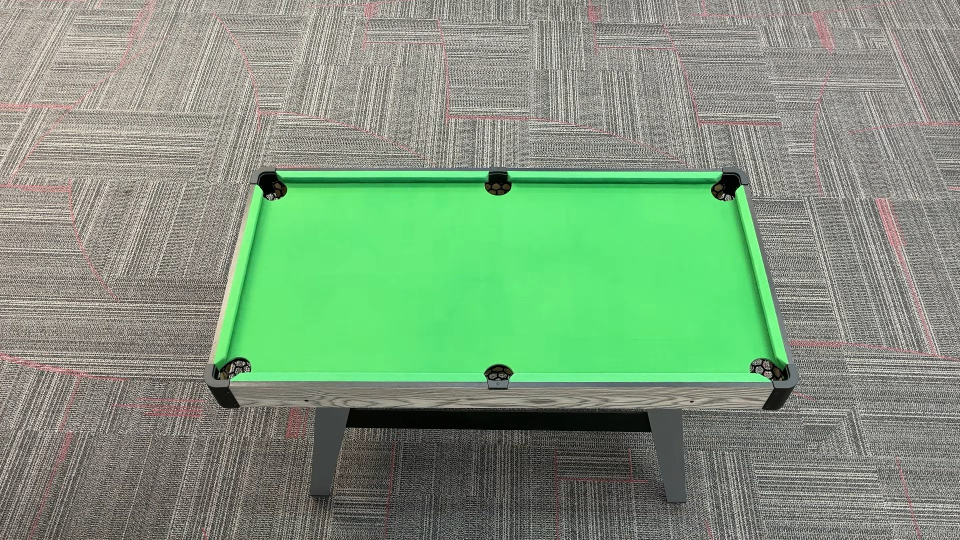
#> input picture runs/2026-02-23_12-07-24/ref.jpeg, 1920 x 1080 px, found by its file name (shown at 1/2 size)
$ python scene_understanding.py
#> lines starting #> are read from the running program, lines starting #| are printed output that depends on the picture; after the words box and inside, x2 and y2 are one past the last pixel; in counts of white or black regions, pixels touching at a corner belong together
#> in main, ref is the input picture: shape (1080, 1920, 3); mean B, G, R 124.5, 152.5, 126.9
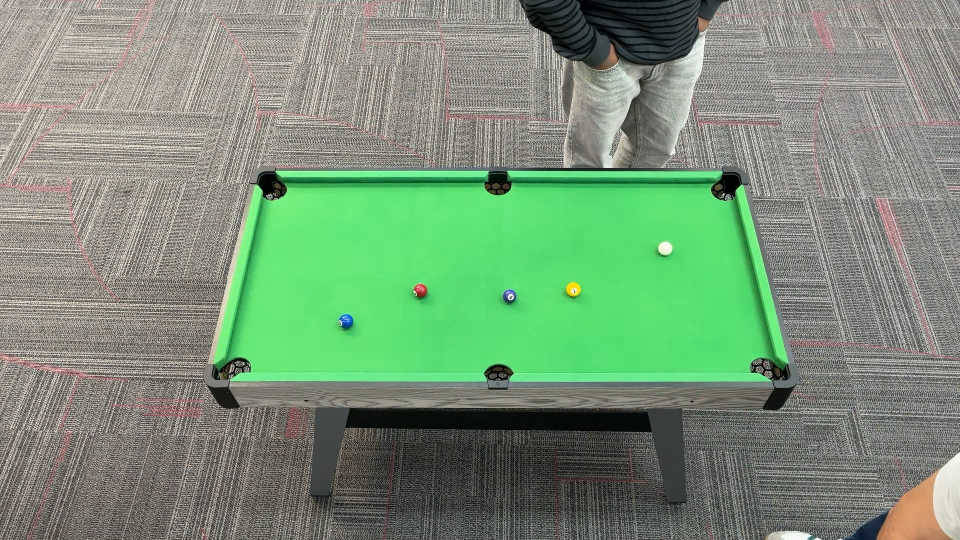
#> input picture runs/2026-02-23_12-07-24/capture_20260223_121004.jpeg, 1920 x 1080 px, found by its file name (shown at 1/2 size)
#> in main, image is the input picture: shape (1080, 1920, 3); mean B, G, R 119.9, 146.5, 121.2
import cv2
import numpy as np
import matplotlib.pyplot as plt
import config


def masking(img):

    # step 1: mask green thresholding
    blurred = cv2.GaussianBlur(img, (7, 7), 0)
    hsv = cv2.cvtColor(blurred, cv2.COLOR_BGR2HSV)
#> hsv: shape (1080, 1920, 3); mean H, S, V 35.6, 48.1, 155.4
    lower_green = np.array([60, 0, 0])
    upper_green = np.array([73, 255, 255])
    mask = cv2.inRange(hsv, lower_green, upper_green)
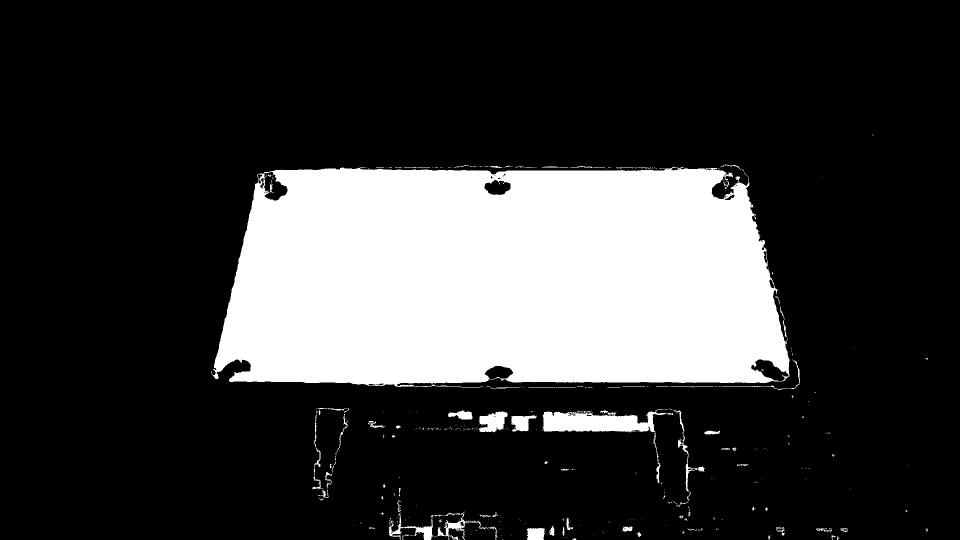
#> mask: shape (1080, 1920) (shown at 1/2 size); 22.4% white; 501 white regions (405 under 20 px), largest, box (x1, y1, x2, y2) and area: (423, 333, 1579, 775) 443965, (1085, 819, 1346, 922) 7418, (958, 823, 1016, 865) 1629
    if mask is None or mask.size == 0:
        print("Error: Could not create mask.")
        return None

    #step 2: morphology open to remove noise
    kernel = cv2.getStructuringElement(cv2.MORPH_ELLIPSE, (15, 15))
    final_mask = cv2.morphologyEx(mask, cv2.MORPH_OPEN, kernel)
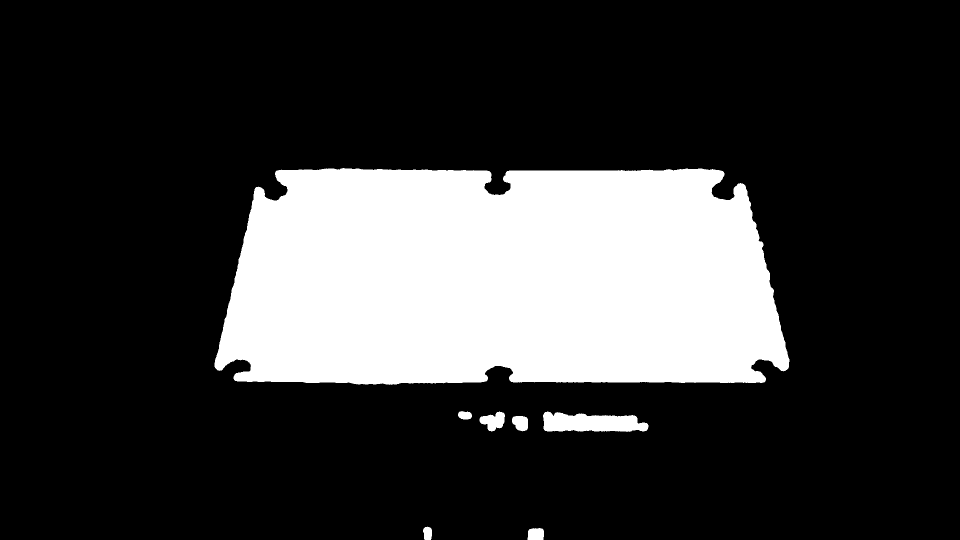
#> final_mask: shape (1080, 1920) (shown at 1/2 size); 21.8% white; 7 white regions

    return final_mask


# [126 lines left out: functions get_table_corners_v1, compute_homography_from_corners, show_hue_histogram, not called in this run]

### DIFFERENT VERSION WITH CANNY + HOUGH ###

def compute_intersection(line1, line2):
    """
    Finds the intersection of two lines given in Hesse normal form (rho, theta).
    Returns [x, y] or None if lines are parallel.
    """
    rho1, theta1 = line1[0]
    rho2, theta2 = line2[0]

    # Set up the linear system:
    # x * cos(theta) + y * sin(theta) = rho
    A = np.array([
        [np.cos(theta1), np.sin(theta1)],
        [np.cos(theta2), np.sin(theta2)]
    ])
    b = np.array([[rho1], [rho2]])

    # If determinant is 0, lines are parallel
    if np.abs(np.linalg.det(A)) < 1e-10:
        return None

    # Solve for [x, y]
    x0, y0 = np.linalg.solve(A, b)
    return [x0[0], y0[0]]

def order_points(pts):
    """
    Orders points in [top-left, top-right, bottom-right, bottom-left] order.
    """
    pts = np.array(pts, dtype="float32")
    rect = np.zeros((4, 2), dtype="float32")

    # Sum of (x, y) - Top-Left has min sum, Bottom-Right has max sum
    s = pts.sum(axis=1)
    rect[0] = pts[np.argmin(s)]
    rect[2] = pts[np.argmax(s)]

    # Diff of (x, y) - Top-Right has min diff (x-y), Bottom-Left has max diff
    diff = np.diff(pts, axis=1)
    rect[1] = pts[np.argmin(diff)]
    rect[3] = pts[np.argmax(diff)]

    return rect


def get_table_corners(image):
    """Detect the 4 table corners from an image using Hull -> Canny -> Hough."""

    # --- Standard loading checks ---
    if isinstance(image, str):
        img = cv2.imread(image)
        if img is None: return None
    elif isinstance(image, np.ndarray):
        img = image
    else:
        return None

    # Get the Mask & Hull
    final_mask = masking(img)
    contours, _ = cv2.findContours(final_mask, cv2.RETR_EXTERNAL, cv2.CHAIN_APPROX_SIMPLE)
#> contours = 7 contours; box (x1, y1, x2, y2) and area: (429, 336, 1579, 770) 439466, (1086, 823, 1297, 864) 6210, (959, 823, 1010, 863) 1188, (1024, 832, 1056, 863) 739, (1055, 1056, 1088, 1080) 670, (846, 1053, 864, 1080) 368, (916, 822, 944, 839) 343
    if not contours: return None
    table_contour = max(contours, key=cv2.contourArea)
#> table_contour = contour of 1160 points, box (x1, y1, x2, y2) (429, 336, 1579, 770), area 439466
    hull = cv2.convexHull(table_contour)
#> hull = contour of 39 points, box (x1, y1, x2, y2) (429, 336, 1579, 770), area 456364

    # --- Gradient Analysis ---

    # 2. Draw Hull on a blank canvas (1px wide)
    hull_canvas = np.zeros_like(final_mask)
    cv2.drawContours(hull_canvas, [hull], -1, 255, 1)
#> hull_canvas: shape (1080, 1920); 0.14% white in thin lines or dots, all inside (x1, y1, x2, y2) = (429, 336, 1579, 770)

    # Dilate hull to create a "search zone" for gradients
    kernel_dilate = cv2.getStructuringElement(cv2.MORPH_ELLIPSE, (5, 5))
    gradient_mask = cv2.dilate(hull_canvas, kernel_dilate, iterations=1)
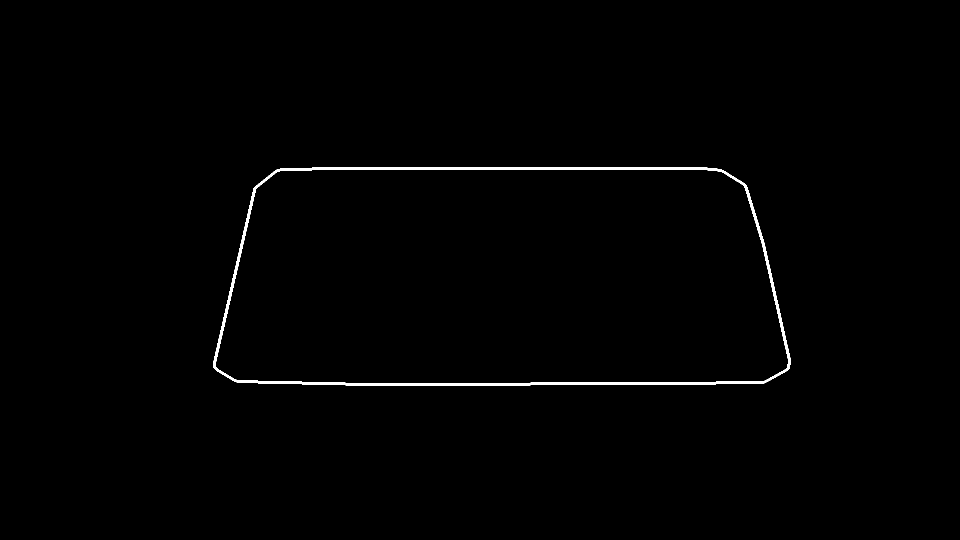
#> gradient_mask: shape (1080, 1920) (shown at 1/2 size); 0.71% white; 1 white region, box (x1, y1, x2, y2) and area: (427, 334, 1581, 772) 14710

    # DEBUG : show mask
    # cv2.imshow("Gradient Search Zone", gradient_mask)
    # cv2.waitKey(0)

    # --- Targeted Hough Transform ---

    # for horizontal lines seperate bottom and top search
    x, y, w, h = cv2.boundingRect(hull)
#> x = 429; y = 336; w = 1150; h = 434
    mid_y = y + h // 2
#> mid_y = 553
    top_mask = gradient_mask.copy()
    top_mask[mid_y:, :] = 0
#> top_mask: shape (1080, 1920); 0.34% white; 1 white region, box (x1, y1, x2, y2) and area: (466, 334, 1544, 553) 6953
    bottom_mask = gradient_mask.copy()
    bottom_mask[:mid_y, :] = 0
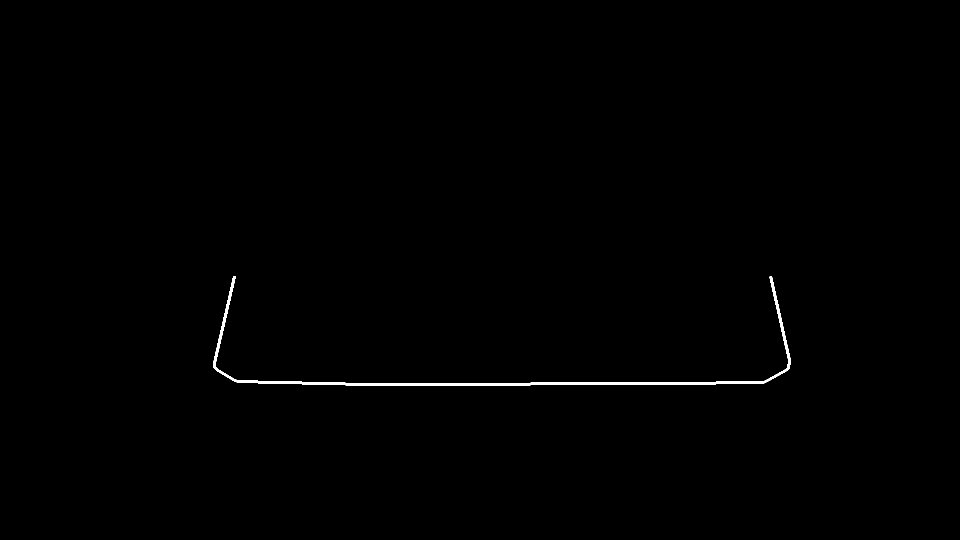
#> bottom_mask: shape (1080, 1920) (shown at 1/2 size); 0.37% white; 1 white region, box (x1, y1, x2, y2) and area: (427, 553, 1581, 772) 7757

    ranges_deg = [(0,20) , (160,180) , (85,95) , (85,95)] # right, left, top, bottom
    edges = [gradient_mask,gradient_mask,top_mask,bottom_mask]
    threshold = 100

    lines = []
    for i, (min_deg, max_deg) in enumerate(ranges_deg):

        # Convert to radians
        min_theta = np.deg2rad(min_deg)
        max_theta = np.deg2rad(max_deg)

        # Run Hough Transform constrained to the range
        Hough_lines = cv2.HoughLines(
            edges[i],
            rho=1,
            theta=np.pi/180,
            threshold=threshold,
            min_theta=min_theta,
            max_theta=max_theta
        )

        # Find the "Best" line in this batch
        if Hough_lines is not None and len(Hough_lines) > 0:
            best_line = Hough_lines[0] # Take the strongest one
            lines.append(best_line)

            rho, theta = best_line[0]
            #print(f"Range {min_deg}-{max_deg}°: Found line at {np.rad2deg(theta):.2f}°")
        else:
            print(f"Range {min_deg}-{max_deg}°: No line found.")
#> this loop made 4 passes
#> (rho, theta) on passes 1 to 4: (582, 0.227), (-1360, 2.9), (338, 1.57), (767, 1.57)
#> after the loop, lines = [[[582, 0.227]], [[-1360, 2.9]], [[338, 1.57]], [[767, 1.57]]]


    # show lines on otiginal image for debugging
    '''vis_img = img.copy()
    for line in lines:
        if line is not None:
            rho, theta = line[0]
            a = np.cos(theta)
            b = np.sin(theta)
            x0 = a * rho
            y0 = b * rho
            length = 5000
            pt1 = (int(x0 + length * (-b)), int(y0 + length * (a)))
            pt2 = (int(x0 - length * (-b)), int(y0 - length * (a)))
            cv2.line(vis_img, pt1, pt2, (255, 0, 255), 2) # Magenta lines

    # Visualization of detected lines
    cv2.imshow("Detected Lines", vis_img)
    cv2.waitKey(0)'''

    # find corners by intersecting the lines
    right_v = lines[0]
#> right_v = [[582, 0.227]]
    left_v = lines[1]
#> left_v = [[-1360, 2.9]]
    top_h = lines[2]
#> top_h = [[338, 1.57]]
    bottom_h = lines[3]
#> bottom_h = [[767, 1.57]]

    corners = []
    corners.append(compute_intersection(left_v, top_h))      # Corner 1
#> in compute_intersection, `rho1, theta1 = line1[0]`: rho1 = -1360; theta1 = 2.9
#> in compute_intersection, `rho2, theta2 = line2[0]`: rho2 = 338; theta2 = 1.57
#> in compute_intersection, `A = np.array([ [np.cos(theta1), np.sin(theta1)], [np.cos(theta2), np.s..`: A = [[-0.97, 0.242], [7.55e-08, 1]]
#> in compute_intersection, `b = np.array([[rho1], [rho2]])`: b = [-1360, 338]
#> in compute_intersection, `x0, y0 = np.linalg.solve(A, b)`: x0 = [1485.9]; y0 = [338]
    corners.append(compute_intersection(right_v, top_h))     # Corner 2
    corners.append(compute_intersection(right_v, bottom_h))  # Corner 3
    corners.append(compute_intersection(left_v, bottom_h))   # Corner 4
    corners = [c for c in corners if c is not None]
#> corners = [[1485.9, 338], [519.3, 338], [420.2, 767], [1592.9, 767]]

    if len(corners) < 4:
        print("Error: Could not compute all 4 intersections.")
        return None

    # order corners
    final_corners = order_points(corners)
#> in order_points, `pts = np.array(pts, dtype="float32")`: pts has the same summary as corners in get_table_corners
#> in order_points, `s = pts.sum(axis=1)`: s = [1823.9, 857.3, 1187.2, 2359.9]
#> in order_points, `diff = np.diff(pts, axis=1)`: diff = [-1147.9, -181.3, 346.8, -825.9]
#> final_corners = [[519.3, 338], [1485.9, 338], [1592.9, 767], [420.2, 767]]
    corner_img = img.copy()
    for i, pt in enumerate(final_corners):
        cv2.circle(corner_img, (int(pt[0]), int(pt[1])), 10, (0, 255, 0), -1)
        cv2.putText(corner_img, f"C{i}", (int(pt[0]), int(pt[1])-10),
                    cv2.FONT_HERSHEY_SIMPLEX, 0.8, (0, 255, 0), 2)
#> this loop made 4 passes
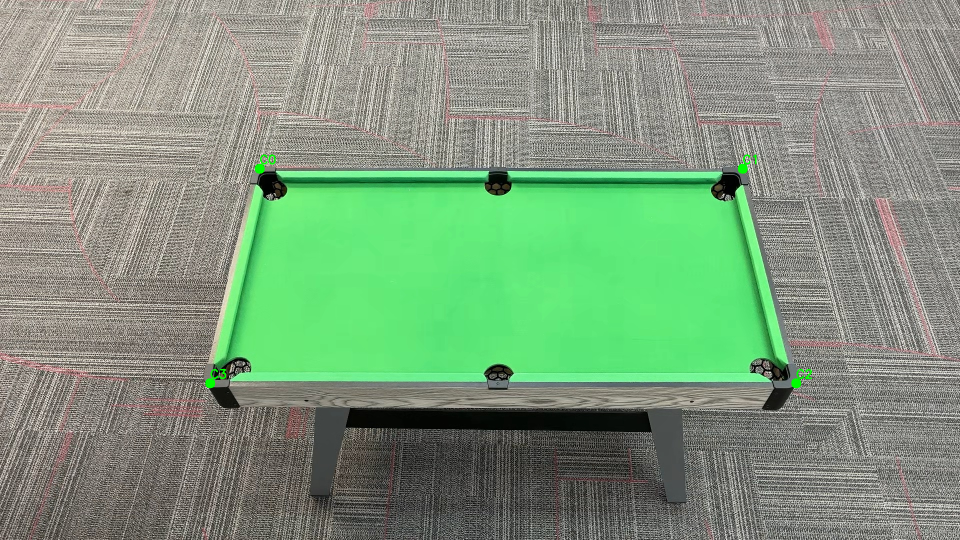
#> corner_img: shape (1080, 1920, 3) (shown at 1/2 size); 0.11% of pixels changed, all inside (x1, y1, x2, y2) = (410, 309, 1624, 777)

    # show: DEBUG
    # cv2.imshow("Final Corners", corner_img)
    # cv2.waitKey(0)

    return final_corners

def detect_disturbance(ref, image):
    """
    Detects if a disturbance (e.g., hand or cue) is present inside the table borders
    by comparing the current image to a reference image of the empty table.

    Parameters
    ----------
    ref : np.ndarray
        Reference image (empty table).
    image : np.ndarray
        Current frame to check for disturbance.
    diff_pixel_thresh : int
        Number of differing pixels required to trigger disturbance (tunable).
    dilation_size : int
        Size of dilation kernel for mask (tunable).

    Returns
    -------
    bool
        True if disturbance detected, False otherwise.
    """
    # Step 1: Get corners from reference image
    corners = get_table_corners(ref)
#> corners has the same summary as final_corners in get_table_corners
    if corners is None or len(corners) != 4:
        print("Could not find table corners in reference image.")
        return False

    '''# Step 2: Create border mask
    mask = np.zeros(ref.shape[:2], dtype=np.uint8)
    pts = np.array(corners, dtype=np.int32)
    pts = pts.reshape((-1, 1, 2))
    cv2.polylines(mask, [pts], isClosed=True, color=255, thickness=1)
    dilation_size = 15
    kernel = cv2.getStructuringElement(cv2.MORPH_ELLIPSE, (dilation_size, dilation_size))
    mask = cv2.dilate(mask, kernel, iterations=1)'''

    # Step 1: Create filled table mask
    mask_full = np.zeros(ref.shape[:2], dtype=np.uint8)
    pts = np.array(corners, dtype=np.int32)
#> pts = [[519, 337], [1485, 337], [1592, 766], [420, 766]]
    cv2.fillPoly(mask_full, [pts], 255)
#> mask_full: shape (1080, 1920); 22.2% white; 1 white region, box (x1, y1, x2, y2) and area: (420, 337, 1593, 767) 460100

    # Step 2: Erode the mask to shrink it inward
    dilation_size = 30
    kernel = cv2.getStructuringElement(cv2.MORPH_ELLIPSE, (dilation_size, dilation_size))
#> kernel: shape (30, 30); values 0 (black) and 1 (white), 80.1% white; 4 black regions, box (x1, y1, x2, y2) and area: (0, 0, 15, 12) 58, (16, 0, 30, 9) 46, (0, 19, 10, 30) 43, (21, 22, 30, 30) 32
    mask_eroded = cv2.erode(mask_full, kernel, iterations=1)
#> mask_eroded: shape (1080, 1920); 20.1% white; 1 white region, box (x1, y1, x2, y2) and area: (439, 352, 1574, 753) 416658

    # Step 3: Subtract eroded mask from full mask to get only the inner border
    mask = cv2.subtract(mask_full, mask_eroded)
#> mask: shape (1080, 1920); 2.1% white; 1 white region, box (x1, y1, x2, y2) and area: (420, 337, 1593, 767) 43442

    # Step 3: Mask both images
    ref_masked = cv2.bitwise_and(ref, ref, mask=mask)
    img_masked = cv2.bitwise_and(image, image, mask=mask)

    # Step 4: Compute absolute difference in masked region
    diff = cv2.absdiff(ref_masked, img_masked)
    diff_gray = cv2.cvtColor(diff, cv2.COLOR_BGR2GRAY)
    _, diff_thresh = cv2.threshold(diff_gray, 100, 255, cv2.THRESH_BINARY)
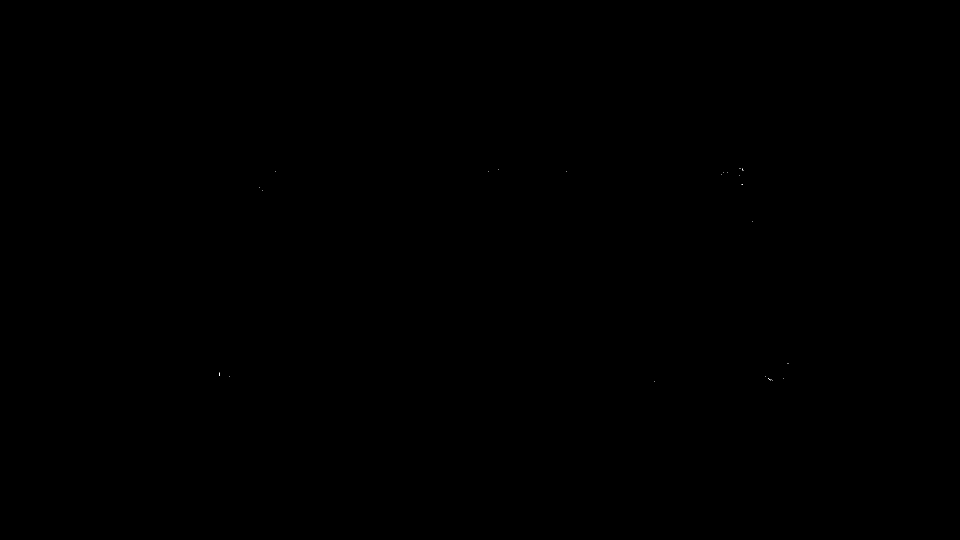
#> diff_thresh: shape (1080, 1920) (shown at 1/2 size); 0% white in thin lines or dots, all inside (x1, y1, x2, y2) = (438, 337, 1577, 764)

    # Step 5: Count differing pixels
    num_diff_pixels = cv2.countNonZero(diff_thresh)
#> num_diff_pixels = 45

    # [12 lines of commented-out code are left out]
    diff_pixel_thresh = 100
    if num_diff_pixels > diff_pixel_thresh:
        return True
    else:
        return False

def main():
    ref = cv2.imread('runs\\2026-02-23_12-07-24\\ref.jpeg')
    image = cv2.imread('runs\\2026-02-23_12-07-24\\capture_20260223_121004.jpeg')
    print("Detecting disturbance in image_false:", detect_disturbance(ref,image))
#| Detecting disturbance in image_false: False

if __name__ == "__main__":
    main()
